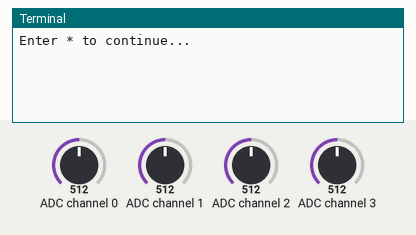
Simulated run of this program. Board: Raspberry Pi (BCM pin numbers). Shown: the last lines printed to the terminal. The test bench sets the inputs (shaded band); at power-on: ADC channel 3 = 512, ADC channel 0 = 512, ADC channel 1 = 512, ADC channel 2 = 512 (analog values on the 0–1023 scale).

Above: at 1.2 s.
1.3 s: ADC channel 3 set to 419
2.8 s: ADC channel 3 set to 395
At 3.7 s:
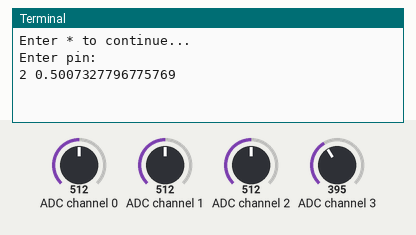
At 5.2 s:
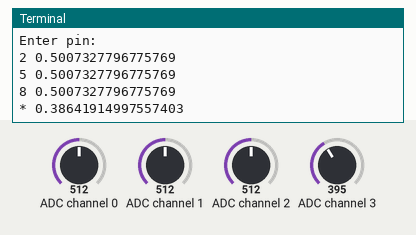
Timing chart, 0 to 6.7 s (numbered marks = the images above; inputs shaded):
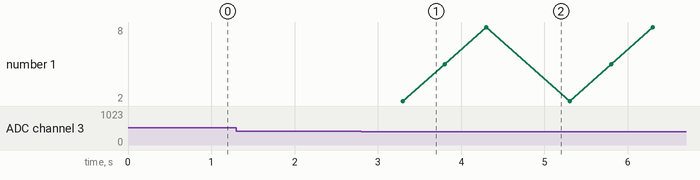

Measured:
- the behaviour switches between 409 and 408 on ADC channel 3 (found by bisection; images 0 and 1)
- after the input at 2.8 s, the terminal: prints a new line after 0.50 s (image 1)

The program:

keypad_mcp3008.py
```python
from gpiozero import MCP3008
from time import sleep


# Class
class PinPad:
    # initialisation of class
    def __init__(self, pin_digit_count=4, max_voltage=3.3):
        self.pin_digit_count = pin_digit_count
        self.max_voltage = max_voltage
        self.keypad_adc_row_list = []
        self.invalid_pin_digits = ['A', 'B', 'C', 'D', '*', '#']
        self.keypad_matrix = [['1', '2', '3', 'A'],
                              ['4', '5', '6', 'B'],
                              ['7', '8', '9', 'C'],
                              ['*', '0', '#', 'D']]
        # setup MCP3008 instance for each pin pad row (left column 0.25 * VDD, right column 1 * VDD)
        for row in range(4):
            self.keypad_adc_row_list.append(MCP3008(max_voltage=self.max_voltage, channel=row))

    # close MCP3008 instances
    def close(self):
        for row in range(4):
            self.keypad_adc_row_list[row].close()

    # get state of key
    #  returns true if given key has been pressed, false otherwise
    def is_key_pressed(self, key, debug=False):
        key_state = False
        row = 0
        for row_digit_list in self.keypad_matrix:  # loop through rows
            if key in row_digit_list:
                column = row_digit_list.index(key)  # get column if key exists in pin pad row
                break
            row += 1  # increment for next row list,

        row_level = self.keypad_adc_row_list[row].value
        # if voltage level of row matches column
        if row_level > ((column + 1) * 0.2) and row_level < ((column + 2) * 0.2):
            if debug:
                print(key, row + 1, column + 1, row_level)
            key_state = True
            sleep(0.5)
        return key_state

    # get pressed key
    #  returns pressed key
    def get_key(self, debug=False):
        key = ""
        # loop through row at get voltage level as value of column
        for row in range(len(self.keypad_adc_row_list)):
            column = 0
            row_level = self.keypad_adc_row_list[row].value
            if row_level > 0.2:  # voltage devider at 0.25 * VDD
                column += 1
            if row_level > 0.4:  # voltage devider at 0.5 * VDD
                column += 1
            if row_level > 0.6:  # voltage devider at 0.75 * VDD
                column += 1
            if row_level > 0.8:  # voltage devider at 1 * VDD
                column += 1
            if column > 0:  # 0 means no key found. Array index starts at 0. To access array, decrement column.
                key = self.keypad_matrix[row][column - 1]  # get key from matrix
                if debug:
                    print(key, row_level)
                sleep(0.5)  # simple debouncing
        return key  # return pressed key

    # get pin
    #  returns entered pin
    def get_pin(self, debug=False):
        pin = ""
        digit_count = 0
        while digit_count < self.pin_digit_count:  # loop until all keys have been entered
            key = self.get_key(debug)  # get pressed key

            if key is '*':  # if * pressed, cancel pin input procedure
                pin = ""
                break

            if key in self.invalid_pin_digits:  # allow only numerical keys
                key = ""

            if key:  # if key pressed, add digit to pin string
                digit_count += 1
                pin = pin + key
        return pin  # return pin string

# main as example, will be ignored if imported as library
if __name__ == "__main__":
    expected_pin = "1234"
    entered_pin = ""
    try:
        pin_pad = PinPad()
        print("Enter * to continue...")
        while True:
            if pin_pad.is_key_pressed('*'):
                break
        while True:
            print("Enter pin:")
            entered_pin = pin_pad.get_pin(debug=True)
            print(entered_pin)
            if expected_pin == entered_pin:
                break
    except KeyboardInterrupt:
        pass
    pin_pad.close()
    print("Program exit.")
```
